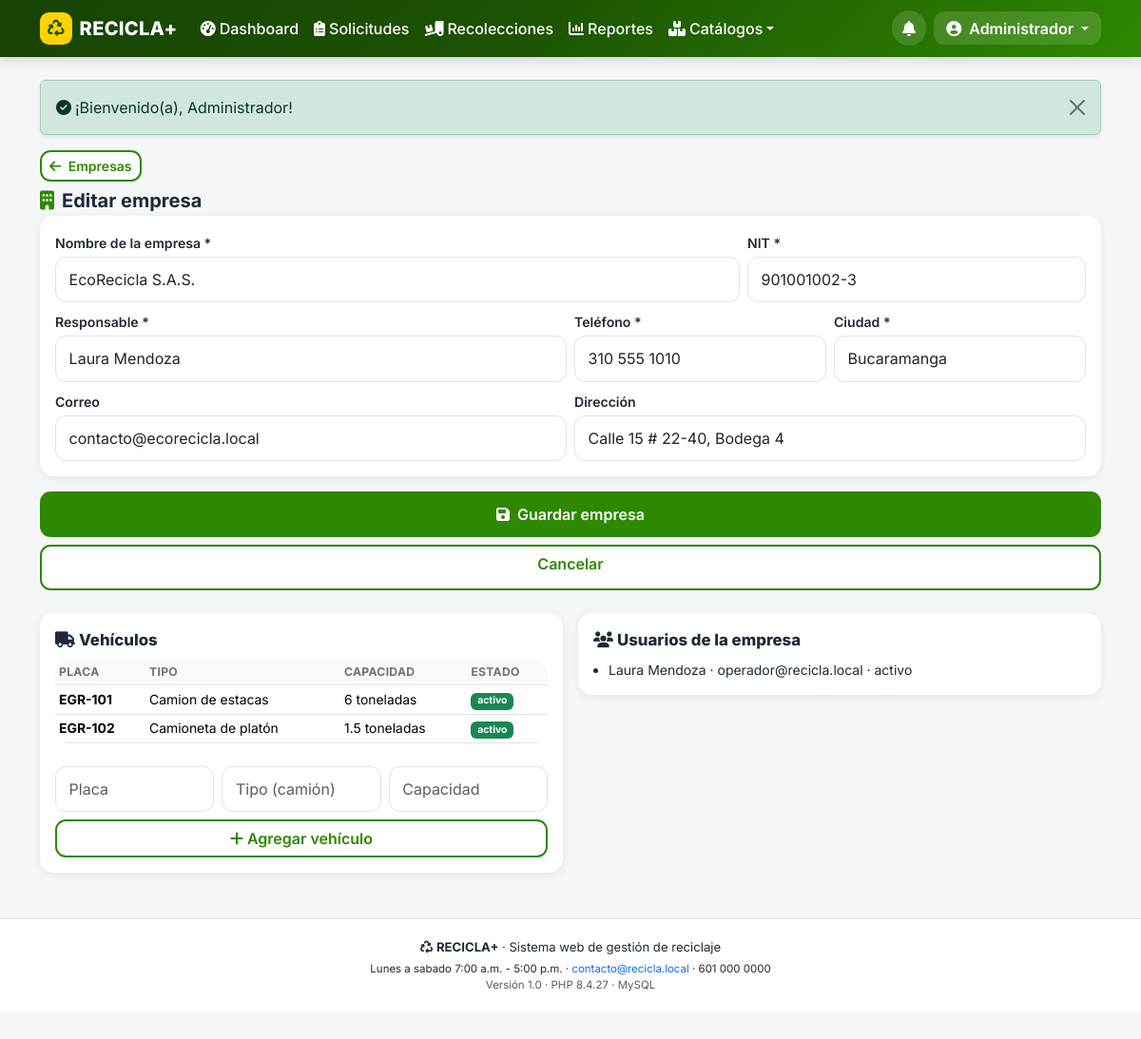
Page /index.php?p=a_empresa&id=1 (signed in) on the committed database.
### tables this page shows
CREATE TABLE usuarios (
  id                  INT UNSIGNED NOT NULL AUTO_INCREMENT,
  rol_id              TINYINT UNSIGNED NOT NULL,
  empresa_id          INT UNSIGNED NULL,           
  nombres             VARCHAR(80)  NOT NULL,
  apellidos           VARCHAR(80)  NOT NULL,
  documento           VARCHAR(20)  NOT NULL,
  telefono            VARCHAR(20)  NULL,
  email               VARCHAR(120) NOT NULL,
  password            VARCHAR(255) NOT NULL,       
  direccion           VARCHAR(160) NULL,
  barrio              VARCHAR(60)  NULL,
  ciudad              VARCHAR(60)  NULL,
  estado              ENUM('activo','inactivo') NOT NULL DEFAULT 'activo',
  token_recuperacion  VARCHAR(64)  NULL,
  token_expira        DATETIME     NULL,
  ultimo_acceso       DATETIME     NULL,
  created_at          DATETIME NOT NULL DEFAULT CURRENT_TIMESTAMP,
  PRIMARY KEY (id),
  UNIQUE KEY uk_usuarios_email (email),
  UNIQUE KEY uk_usuarios_documento (documento),
  KEY ix_usuarios_rol (rol_id),
  KEY ix_usuarios_empresa (empresa_id),
  KEY ix_usuarios_ciudad_barrio (ciudad, barrio),
  CONSTRAINT fk_usuarios_rol FOREIGN KEY (rol_id) REFERENCES roles (id),
  CONSTRAINT fk_usuarios_empresa FOREIGN KEY (empresa_id) REFERENCES empresas (id) ON DELETE SET NULL
);

CREATE TABLE empresas (
  id          INT UNSIGNED NOT NULL AUTO_INCREMENT,
  nombre      VARCHAR(120) NOT NULL,
  nit         VARCHAR(20)  NOT NULL,
  responsable VARCHAR(120) NOT NULL,
  telefono    VARCHAR(20)  NULL,
  email       VARCHAR(120) NULL,
  direccion   VARCHAR(160) NULL,
  ciudad      VARCHAR(60)  NOT NULL,
  estado      ENUM('activo','inactivo') NOT NULL DEFAULT 'activo',
  created_at  DATETIME NOT NULL DEFAULT CURRENT_TIMESTAMP,
  PRIMARY KEY (id),
  UNIQUE KEY uk_empresas_nit (nit),
  KEY ix_empresas_ciudad (ciudad),
  KEY ix_empresas_estado (estado)
);

CREATE TABLE vehiculos (
  id        INT UNSIGNED NOT NULL AUTO_INCREMENT,
  empresa_id INT UNSIGNED NOT NULL,
  placa     VARCHAR(10)  NOT NULL,
  tipo      VARCHAR(40)  NOT NULL,
  capacidad VARCHAR(40)  NULL,
  estado    ENUM('activo','inactivo') NOT NULL DEFAULT 'activo',
  PRIMARY KEY (id),
  UNIQUE KEY uk_vehiculos_placa (placa),
  KEY ix_vehiculos_empresa (empresa_id),
  CONSTRAINT fk_vehiculos_empresa FOREIGN KEY (empresa_id) REFERENCES empresas (id) ON DELETE CASCADE
);

### controllers/AdminController.php (called while the page is built, shortened)
<?php
final class AdminController
{
    public function empresa(): void
    {
        $id = get_int('id');
        vista('admin/empresa_form', [
            'titulo'    => $id > 0 ? 'Editar empresa' : 'Nueva empresa',
            'e'         => $id > 0 ? Empresa::obtener($id) : null,
            'vehiculos' => $id > 0 ? Empresa::vehiculos($id, false) : [],
            'usuarios'  => $id > 0 ? Usuario::usuariosDeEmpresa($id) : [],
            'ciudades'  => Solicitud::ciudadesSugeridas(),
        ]);
    }
}

### index.php (called while the page is built, shortened)
<?php
require __DIR__ . '/config/config.php';
$p = (string) ($_GET['p'] ?? 'inicio');
[$controlador, $metodo, $rolRequerido] = $rutas[$p];
if ($rolRequerido !== null) {
    exigirRol($rolRequerido);
}
try {
    (new $controlador())->$metodo();
} catch (Throwable $e) {
    error_log('[RECICLA+] ' . $e->getMessage() . ' @ ' . $e->getFile() . ':' . $e->getLine());
    http_response_code(500);
    vista('errores/500', ['titulo' => 'Error del sistema', 'mensaje' => $e->getMessage()]);
}

### models/Empresa.php (called while the page is built, shortened)
<?php
final class Empresa
{
    public static function obtener(int $id): ?array
    {
        $st = db()->prepare('SELECT * FROM empresas WHERE id = ?');
        $st->execute([$id]);
        return $st->fetch() ?: null;
    }
    public static function vehiculos(int $empresaId, bool $soloActivos = true): array
    {
        $sql = 'SELECT * FROM vehiculos WHERE empresa_id = ?' . ($soloActivos ? " AND estado = 'activo'" : '') . ' ORDER BY placa';
        $st = db()->prepare($sql);
        $st->execute([$empresaId]);
        return $st->fetchAll();
    }
}

### models/Usuario.php (called while the page is built, shortened)
<?php
final class Usuario
{
    public static function usuariosDeEmpresa(int $empresaId): array
    {
        $st = db()->prepare('SELECT u.id, u.nombres, u.apellidos, u.documento, u.email, u.telefono, u.estado
                             FROM usuarios u WHERE u.empresa_id = ? AND u.rol_id = 2 ORDER BY u.nombres');
        $st->execute([$empresaId]);
        return $st->fetchAll();
    }
}

### views/admin/empresa_form.php (the view, shortened to what this page needs)
<a class="btn btn-sm btn-outline-recicla mb-2" href="<?= e(url('a_empresas')) ?>"><i class="fa-solid fa-arrow-left me-1"></i> Empresas</a>
<h1 class="h5 fw-bold mb-1"><i class="fa-solid fa-building texto-verde me-2"></i><?= e($titulo) ?></h1>
<form method="post" action="<?= e(url('a_empresa_post')) ?>" novalidate>
  <div class="tarjeta-form">
    <div class="row g-2">
      <div class="col-12 col-md-8">
        <label class="form-label" for="nombre">Nombre de la empresa *</label>
        <input class="form-control" id="nombre" name="nombre" required maxlength="120" value="<?= e((string) ($e['nombre'] ?? '')) ?>">
      </div>
      <div class="col-12 col-md-4">
        <label class="form-label" for="nit">NIT *</label>
        <input class="form-control" id="nit" name="nit" required maxlength="20" value="<?= e((string) ($e['nit'] ?? '')) ?>">
      </div>
      <div class="col-12 col-md-6">
        <label class="form-label" for="responsable">Responsable *</label>
        <input class="form-control" id="responsable" name="responsable" required maxlength="120" value="<?= e((string) ($e['responsable'] ?? '')) ?>">
      </div>
      <div class="col-6 col-md-3">
        <label class="form-label" for="telefono">Teléfono *</label>
        <input class="form-control" id="telefono" name="telefono" inputmode="tel" required maxlength="20" value="<?= e((string) ($e['telefono'] ?? '')) ?>">
      </div>
      <div class="col-6 col-md-3">
        <label class="form-label" for="ciudad">Ciudad *</label>
        <input class="form-control" id="ciudad" name="ciudad" required maxlength="60" list="lista-ciudades" value="<?= e((string) ($e['ciudad'] ?? '')) ?>">
      </div>
      <div class="col-12 col-md-6">
        <label class="form-label" for="email">Correo</label>
        <input class="form-control" type="email" id="email" name="email" value="<?= e((string) ($e['email'] ?? '')) ?>">
      </div>
      <div class="col-12 col-md-6">
        <label class="form-label" for="direccion">Dirección</label>
        <input class="form-control" id="direccion" name="direccion" maxlength="160" value="<?= e((string) ($e['direccion'] ?? '')) ?>">
      </div>
    </div>
  </div>
  <div class="d-grid gap-2 mb-4">
    <button class="btn btn-recicla btn-accion" type="submit"><i class="fa-solid fa-floppy-disk me-2"></i>Guardar empresa</button>
    <a class="btn btn-outline-recicla btn-accion" href="<?= e(url('a_empresas')) ?>">Cancelar</a>
  </div>
</form>
<?php if ($e): ?>
  <div class="row g-3">
    <div class="col-12 col-lg-6">
      <div class="tarjeta p-3">
        <span class="seccion-titulo d-block mb-2"><i class="fa-solid fa-truck me-1"></i>Vehículos</span>
        <?php if ($vehiculos): ?>
          <table class="table table-sm table-recicla">
            <thead><tr><th>Placa</th><th>Tipo</th><th>Capacidad</th><th>Estado</th></tr></thead>
            <tbody>
            <?php foreach ($vehiculos as $v): ?>
              <tr>
                <td><strong><?= e($v['placa']) ?></strong></td>
                <td><?= e($v['tipo']) ?></td>
                <td><?= e((string) $v['capacidad']) ?></td>
                <td><span class="badge <?= $v['estado'] === 'activo' ? 'bg-success' : 'bg-secondary' ?>"><?= e($v['estado']) ?></span></td>
              </tr>
            <?php endforeach; ?>
            </tbody>
          </table>
        <?php else: ?>
          <p class="hint">Esta empresa aún no tiene vehículos registrados.</p>
        <?php endif; ?>
        <form method="post" action="<?= e(url('a_vehiculo_post')) ?>" class="row g-2 mt-2">
          <div class="col-4"><input class="form-control" name="placa" placeholder="Placa" required maxlength="10"></div>
          <div class="col-4"><input class="form-control" name="tipo" placeholder="Tipo (camión)" required maxlength="40"></div>
          <div class="col-4"><input class="form-control" name="capacidad" placeholder="Capacidad" maxlength="40"></div>
          <div class="col-12"><button class="btn btn-outline-recicla w-100" type="submit"><i class="fa-solid fa-plus me-1"></i>Agregar vehículo</button></div>
        </form>
      </div>
    </div>
    <div class="col-12 col-lg-6">
      <div class="tarjeta p-3">
        <span class="seccion-titulo d-block mb-2"><i class="fa-solid fa-users me-1"></i>Usuarios de la empresa</span>
        <?php if ($usuarios): ?>
          <ul class="small mb-0 ps-3">
            <?php foreach ($usuarios as $u): ?>
              <li><?= e($u['nombres'] . ' ' . $u['apellidos']) ?> · <?= e($u['email']) ?> · <?= e($u['estado']) ?></li>
            <?php endforeach; ?>
          </ul>
        <?php else: ?>
          <p class="hint mb-0">Sin usuarios asociados. Cree uno desde <a href="<?= e(url('a_usuario')) ?>">Usuarios</a> con rol Empresa.</p>
        <?php endif; ?>
      </div>
    </div>
  </div>
<?php endif; ?>

### views/layouts/header.php (shortened to what this page needs)
<?php
$u = $usuario ?? null;
$nav = $navTipo ?? '';
$sysName = config_get('nombre_sistema', 'RECICLA+');
?>
<!doctype html>
<html lang="es">
<head>
<link href="https://cdn.jsdelivr.net/npm/bootstrap@5.3.3/dist/css/bootstrap.min.css" rel="stylesheet">
<link href="https://cdnjs.cloudflare.com/ajax/libs/font-awesome/6.5.2/css/all.min.css" rel="stylesheet">
<link rel="stylesheet" href="<?= e(BASE_URL) ?>/assets/css/recicla.css">
</head>
<body class="rol-<?= e($nav !== '' ? $nav : 'publico') ?><?= $u ? ' con-nav-inferior' : '' ?>">
<nav class="navbar navbar-expand-lg navbar-recicla sticky-top">
  <div class="container">
    <a class="navbar-brand d-flex align-items-center gap-2" href="<?= e(url($u ? ($u['rol'] === 'ciudadano' ? 'panel' : ($u['rol'] === 'empresa' ? 'e_panel' : 'a_panel')) : 'inicio')) ?>">
      <span class="marca-icono"><i class="fa-solid fa-recycle"></i></span>
      <span class="marca-texto"><?= e($sysName) ?></span>
    </a>
    <div class="d-flex align-items-center gap-2 order-lg-3">
      <?php if ($u): ?>
        <a class="btn-aviso position-relative" href="<?= e($u['rol'] === 'ciudadano' ? url('notificaciones') : url($u['rol'] === 'empresa' ? 'e_panel' : 'a_panel')) ?>" title="Avisos">
          <i class="fa-solid fa-bell"></i>
        </a>
        <div class="dropdown">
          <button class="btn btn-usuario dropdown-toggle" type="button" data-bs-toggle="dropdown" aria-expanded="false">
            <i class="fa-solid fa-circle-user"></i>
            <span class="d-none d-sm-inline ms-1"><?= e($u['nombres']) ?></span>
          </button>
        </div>
      <?php else: ?>
        <a class="btn btn-sm btn-claro" href="<?= e(url('materiales')) ?>"><i class="fa-solid fa-list-check me-1"></i>Materiales</a>
        <a class="btn btn-sm btn-amarillo" href="<?= e(url('login')) ?>"><i class="fa-solid fa-right-to-bracket me-1"></i>Ingresar</a>
      <?php endif; ?>
    </div>
    <?php if ($u && $nav !== 'ciudadano'): ?>
      <div class="collapse navbar-collapse order-lg-2" id="menuPrincipal">
        <ul class="navbar-nav me-auto mb-2 mb-lg-0">
          <?php if ($nav === 'empresa'): ?>
            <li class="nav-item"><a class="nav-link <?= activo('e_panel') ?>" href="<?= e(url('e_panel')) ?>"><i class="fa-solid fa-gauge-high me-1"></i>Dashboard</a></li>
            <li class="nav-item"><a class="nav-link <?= activo('e_solicitudes') ?>" href="<?= e(url('e_solicitudes')) ?>"><i class="fa-solid fa-inbox me-1"></i>Solicitudes</a></li>
            <li class="nav-item"><a class="nav-link <?= activo('e_rutas') ?>" href="<?= e(url('e_rutas')) ?>"><i class="fa-solid fa-route me-1"></i>Rutas</a></li>
            <li class="nav-item"><a class="nav-link <?= activo('e_historial') ?>" href="<?= e(url('e_historial')) ?>"><i class="fa-solid fa-truck-ramp-box me-1"></i>Recolecciones</a></li>
            <li class="nav-item"><a class="nav-link <?= activo('e_perfil') ?>" href="<?= e(url('e_perfil')) ?>"><i class="fa-solid fa-building me-1"></i>Mi empresa</a></li>
          <?php else: ?>
            <li class="nav-item"><a class="nav-link <?= activo('a_panel') ?>" href="<?= e(url('a_panel')) ?>"><i class="fa-solid fa-gauge-high me-1"></i>Dashboard</a></li>
            <li class="nav-item"><a class="nav-link <?= activo('a_solicitudes') ?>" href="<?= e(url('a_solicitudes')) ?>"><i class="fa-solid fa-clipboard-list me-1"></i>Solicitudes</a></li>
            <li class="nav-item"><a class="nav-link <?= activo('a_recolecciones') ?>" href="<?= e(url('a_recolecciones')) ?>"><i class="fa-solid fa-truck-ramp-box me-1"></i>Recolecciones</a></li>
            <li class="nav-item"><a class="nav-link <?= activo('a_reportes') ?>" href="<?= e(url('a_reportes')) ?>"><i class="fa-solid fa-chart-column me-1"></i>Reportes</a></li>
            <li class="nav-item dropdown">
              <a class="nav-link dropdown-toggle <?= (activo('a_materiales') . activo('a_categorias')) !== '' ? 'active' : '' ?>" href="#" role="button" data-bs-toggle="dropdown"><i class="fa-solid fa-boxes-stacked me-1"></i>Catálogos</a>
            </li>
          <?php endif; ?>
        </ul>
      </div>
    <?php endif; ?>
  </div>
</nav>
<main id="contenido" class="container py-3 py-lg-4">
<?= flash_render() ?>

### assets/css/recicla.css (style rules this page uses)
:root { --verde: #2e8800; --verde-oscuro: #1c5202; --verde-claro: #e8f5e0; --amarillo: #ffd200; --azul: #0072bc; --gris-fondo: #f4f6f8; --texto: #1f2937; --radio: .9rem; --sombra: 0 2px 10px rgba(0, 0, 0, .07); }
body { font-family: 'Inter', system-ui, -apple-system, 'Segoe UI', sans-serif; background: var(--gris-fondo); color: var(--texto); overflow-x: hidden; padding-bottom: 1rem; }
body.con-nav-inferior { padding-bottom: 5.6rem; }
a { text-decoration: none; }
.navbar-recicla { background: linear-gradient(135deg, #174305, #1c5202 45%, #2e8800); box-shadow: 0 2px 12px rgba(0, 0, 0, .18); }
.navbar-recicla .navbar-brand, .navbar-recicla .nav-link, .navbar-recicla .btn-usuario { color: #fff; }
.navbar-recicla .nav-link { font-weight: 500; border-radius: .5rem; padding: .5rem .75rem; }
.marca-icono { display: inline-flex; align-items: center; justify-content: center; width: 2.1rem; height: 2.1rem; border-radius: .6rem; background: var(--amarillo); color: var(--verde-oscuro); font-size: 1.1rem; }
.marca-texto { font-weight: 800; letter-spacing: .3px; }
.btn-usuario { background: rgba(255, 255, 255, .14); border: 0; border-radius: 2rem; padding: .35rem .8rem; font-weight: 600; }
.btn-aviso { position: relative; color: #fff; width: 2.3rem; height: 2.3rem; border-radius: 50%; display: inline-flex; align-items: center; justify-content: center; background: rgba(255, 255, 255, .14); }
.btn { border-radius: .7rem; font-weight: 600; }
.btn-recicla { background: var(--verde); color: #fff; border: 0; }
.btn-outline-recicla { border: 2px solid var(--verde); color: var(--verde); background: #fff; }
.btn-accion { min-height: 3rem; }
.tarjeta, .card { border: 0; border-radius: var(--radio); box-shadow: var(--sombra); background: #fff; }
.form-label { font-weight: 600; font-size: .88rem; margin-bottom: .25rem; }
.form-control, .form-select { border-radius: .7rem; padding: .7rem .85rem; border-color: #dfe3e8; }
.tarjeta-form { background: #fff; border-radius: var(--radio); box-shadow: var(--sombra); padding: 1rem; margin-bottom: 1rem; }
.table-recicla { background: #fff; border-radius: var(--radio); overflow: hidden; }
.table-recicla thead th { font-size: .76rem; text-transform: uppercase; letter-spacing: .3px; color: #6b7280; background: #f8fafc; border-bottom: 1px solid #e9ecef; }
.table-recicla td { font-size: .87rem; vertical-align: middle; }
.texto-verde { color: var(--verde) !important; }
.seccion-titulo { font-weight: 800; font-size: 1.05rem; }

### rows in the picture
usuarios: nombres "Administrador"
empresas: nombre "EcoRecicla S.A.S.", nit "901001002-3", responsable "Laura Mendoza", telefono "310 555 1010", ciudad "Bucaramanga", email "contacto@ecorecicla.local", direccion "Calle 15 # 22-40, Bodega 4"
vehiculos: placa "EGR-101", tipo "Camion de estacas", capacidad "6 toneladas", estado "activo"
vehiculos: placa "EGR-102", tipo "Camioneta de platón", capacidad "1.5 toneladas", estado "activo"
usuarios: nombres+apellidos "Laura Mendoza", email "operador@recicla.local", estado "activo"

### other values in the picture
$sysName "RECICLA+"
$f['msg'] "¡Bienvenido(a), Administrador!"
$titulo "Editar empresa"
config_get('nombre_sistema', 'RECICLA+') "RECICLA+"
config_get('horario_atencion', '') "Lunes a sabado 7:00 a.m. - 5:00 p.m."
config_get('email_contacto', '') "contacto@recicla.local"
config_get('telefono_contacto', '') "601 000 0000"
config_get('version', '1.0') "1.0"
PHP_VERSION "8.4.27"
